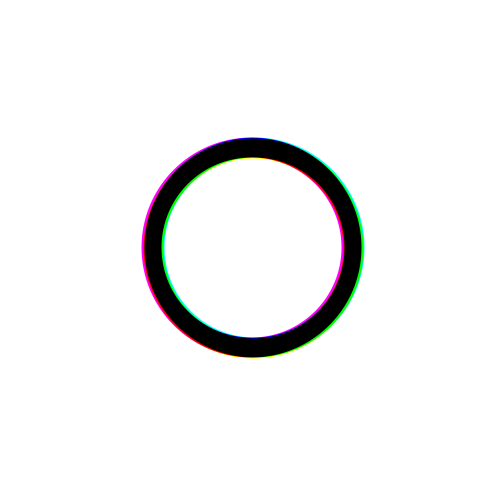
Frame 1 (no input)
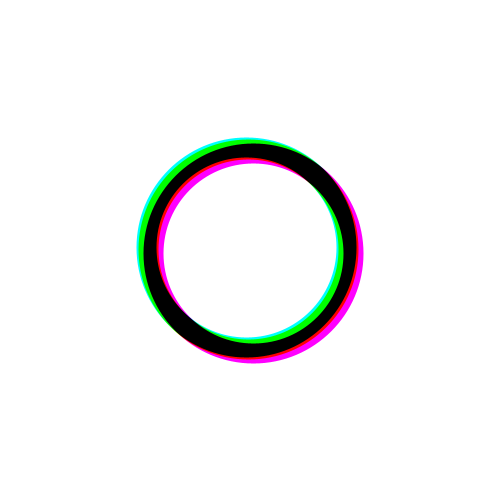
Frame 60 (the mouse pressed at the canvas centre just before this capture)
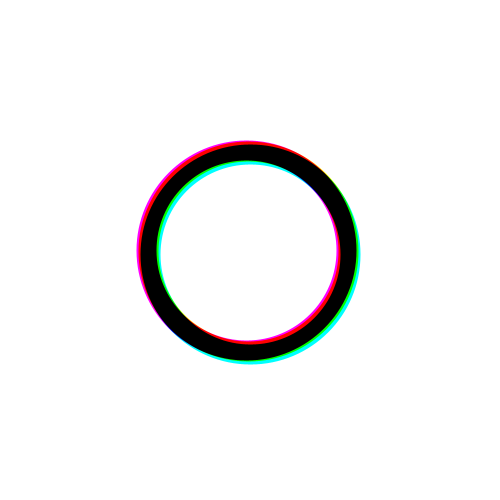
Frame 120 (the mouse held since frame 60 and released just before this capture)

The Processing sketch that drew these frames (run headless with seeded random() and noise(); from frame 60 on, the mouse is pressed at the canvas centre):

// Processing sketch: randomCircle_01
// ── randomCircle_01.pde
float offset=5;
void setup() {
  size(500, 500);
  strokeWeight(20);
  noFill();
  
}

void draw() {
  background(255);
    blendMode(MULTIPLY);
  stroke(255, 0, 255);
  ellipse(width/2+random(-offset,offset), height/2+random(-offset,offset), 200, 200);
  stroke(0, 255, 255);
  ellipse(width/2+random(-offset,offset), height/2+random(-offset,offset), 200, 200);
  stroke(255, 255, 0);
  ellipse(width/2+random(-offset,offset), height/2+random(-offset,offset), 200, 200);
    //filter(BLUR, 1);

}
